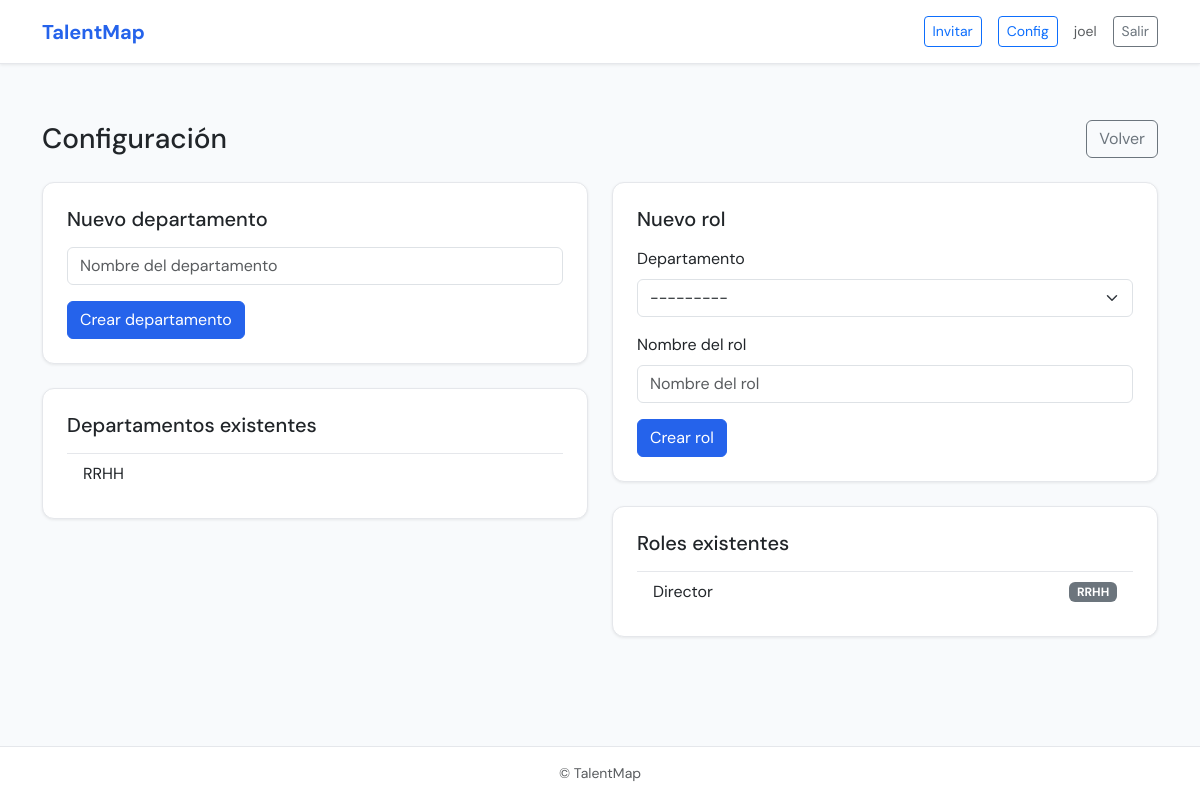
/config/ (signed in), run on an earlier commit of the app's database.
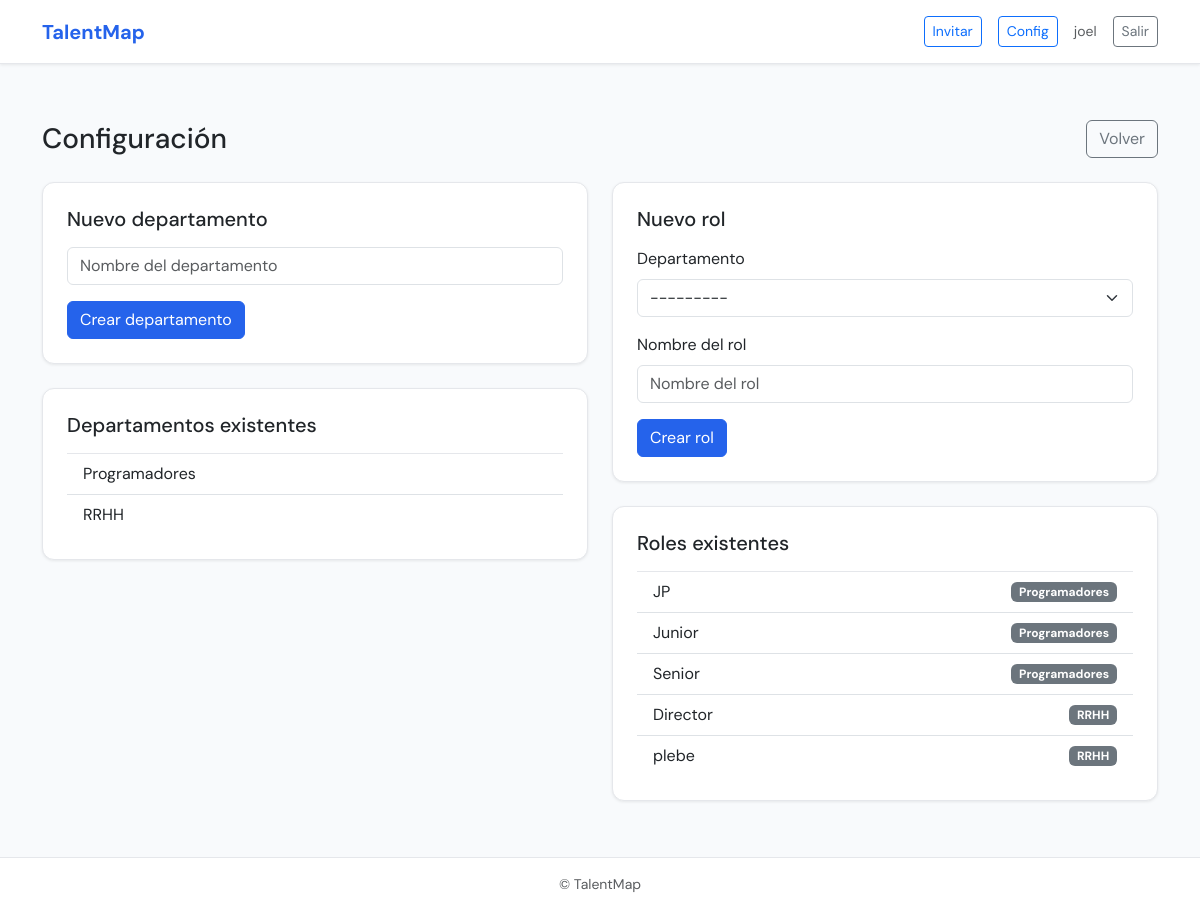
And on a later commit of the database.
### people/models.py (models this page shows, shortened)
class Department(models.Model):
    name = models.CharField(max_length=120, unique=True)
    def __str__(self):
        return self.name

class Role(models.Model):
    name = models.CharField(max_length=160, unique=True)
    department = models.ForeignKey(Department, on_delete=models.PROTECT, related_name="roles")

### people/views.py (the view, shortened to what this page needs)
# urls.py: path("config/", config, name="config"),
@login_required
def config(request):
    if not is_hr(request.user):
        return render(request, "evaluations/forbidden.html", status=403)
    dept_form = DepartmentForm()
    role_form = RoleForm()
    departments = Department.objects.all().order_by("name")
    roles = Role.objects.select_related("department").order_by("department__name", "name")
    return render(request, "people/config.html", {
        "dept_form": dept_form,
        "role_form": role_form,
        "departments": departments,
        "roles": roles,
    })

### people/forms.py
class DepartmentForm(forms.ModelForm):
    class Meta:
        model = Department
        fields = ["name"]
        widgets = {"name": forms.TextInput(attrs={"class": "form-control", "placeholder": "Nombre del departamento"})}

class RoleForm(forms.ModelForm):
    class Meta:
        model = Role
        fields = ["name", "department"]
        widgets = {
            "name": forms.TextInput(attrs={"class": "form-control", "placeholder": "Nombre del rol"}),
            "department": forms.Select(attrs={"class": "form-select"}),
        }

### people/context_processors.py (called while the page is built)
def hr_access(request):
    return {"is_hr": is_hr(request.user) if request.user.is_authenticated else False}

### people/services/access.py (called while the page is built)
def is_hr(user) -> bool:
    return user.is_superuser or user.groups.filter(name="HR_ADMIN").exists()

### templates/people/config.html (shortened to what this page needs)
{% extends "base.html" %}
{% block content %}
<div class="container py-4">
  <div class="d-flex justify-content-between align-items-center mb-4">
    <h3 class="mb-0">Configuración</h3>
    <a class="btn btn-outline-secondary" href="{% url 'home' %}">Volver</a>
  </div>
  <div class="row">
    <div class="col-lg-6">
      <div class="card p-4 mb-4">
        <h5 class="mb-3">Nuevo departamento</h5>
        <form method="post">
          <div class="mb-3">
            {{ dept_form.name }}
          </div>
          <button type="submit" class="btn btn-primary">Crear departamento</button>
        </form>
      </div>
      <div class="card p-4">
        <h5 class="mb-3">Departamentos existentes</h5>
        {% if departments %}
          <ul class="list-group list-group-flush">
            {% for d in departments %}
              <li class="list-group-item d-flex justify-content-between align-items-center">{{ d.name }}</li>
            {% endfor %}
          </ul>
        {% else %}
          <p class="text-muted mb-0">No hay departamentos.</p>
        {% endif %}
      </div>
    </div>
    <div class="col-lg-6">
      <div class="card p-4 mb-4">
        <h5 class="mb-3">Nuevo rol</h5>
        <form method="post">
          <div class="mb-3">
            <label class="form-label">Departamento</label>
            {{ role_form.department }}
          </div>
          <div class="mb-3">
            <label class="form-label">Nombre del rol</label>
            {{ role_form.name }}
          </div>
          <button type="submit" class="btn btn-primary">Crear rol</button>
        </form>
      </div>
      <div class="card p-4">
        <h5 class="mb-3">Roles existentes</h5>
        {% if roles %}
          <ul class="list-group list-group-flush">
            {% for r in roles %}
              <li class="list-group-item d-flex justify-content-between align-items-center">
                {{ r.name }}
                <span class="badge bg-secondary">{{ r.department.name }}</span>
              </li>
            {% endfor %}
          </ul>
        {% else %}
          <p class="text-muted mb-0">No hay roles.</p>
        {% endif %}
      </div>
    </div>
  </div>
</div>
{% endblock %}

### templates/base.html (shortened to what this page needs)
<!doctype html>
<html lang="es">
<head>
  <link href="https://cdn.jsdelivr.net/npm/bootstrap@5.3.3/dist/css/bootstrap.min.css" rel="stylesheet">
  {% load static %}
  <link rel="stylesheet" href="{% static 'css/styles.css' %}">
</head>
<body class="talentmap-body">
  <header class="talentmap-header">
    <div class="container">
      <div class="d-flex justify-content-between align-items-center py-3">
        <a href="{% url 'home' %}" class="talentmap-brand">TalentMap</a>
        <nav class="d-flex align-items-center gap-3">
          {% if user.is_authenticated %}
            {% if is_hr %}
              <a class="btn btn-outline-primary btn-sm" href="{% url 'invite_user' %}">Invitar</a>
              <a class="btn btn-outline-primary btn-sm" href="{% url 'config' %}">Config</a>
            {% endif %}
            <span class="text-muted small">{{ user.get_full_name|default:user.username }}</span>
            <a class="btn btn-outline-secondary btn-sm" href="{% url 'logout' %}">Salir</a>
          {% endif %}
        </nav>
      </div>
    </div>
  </header>
  <main class="talentmap-main">
    {% block content %}{% endblock %}
  </main>
  <footer class="talentmap-footer py-3 mt-auto">
    <div class="container text-center text-muted small">
      &copy; TalentMap
    </div>
  </footer>
</body>
</html>

### static/css/styles.css (style rules this page uses)
:root { --tm-primary: #2563eb; --tm-primary-hover: #1d4ed8; --tm-card-shadow: 0 1px 3px rgba(0, 0, 0, 0.08); --tm-card-radius: 12px; --tm-header-bg: #fff; --tm-border: #e5e7eb; }
* { font-family: 'DM Sans', -apple-system, BlinkMacSystemFont, 'Segoe UI', Roboto, sans-serif; }
.talentmap-body { min-height: 100vh; display: flex; flex-direction: column; background: #f8fafc; }
.talentmap-header { background: var(--tm-header-bg); border-bottom: 1px solid var(--tm-border); box-shadow: var(--tm-card-shadow); }
.talentmap-brand { font-weight: 700; font-size: 1.25rem; color: var(--tm-primary); text-decoration: none; }
.talentmap-main { flex: 1; padding: 2rem 0; }
.talentmap-footer { background: var(--tm-header-bg); border-top: 1px solid var(--tm-border); }
.talentmap-body .card { border: 1px solid var(--tm-border); border-radius: var(--tm-card-radius); box-shadow: var(--tm-card-shadow); background: #fff; }
.talentmap-body .btn-primary { background-color: var(--tm-primary); border-color: var(--tm-primary); }

What changed in the data, as far as the page shows it:
added Department: name "Programadores"
added Role: name "JP", department.name "Programadores"
added Role: name "Junior", department.name "Programadores"
added Role: name "Senior", department.name "Programadores"
added Role: name "plebe", department.name "RRHH"
